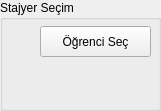
       <widget class="QGroupBox" name="groupBox_36">
        <property name="geometry">
         <rect>
          <x>810</x>
          <y>20</y>
          <width>161</width>
          <height>111</height>
         </rect>
        </property>
        <property name="title">
         <string>Stajyer Seçim </string>
        </property>
        <widget class="QPushButton" name="pushButton_50">
         <property name="geometry">
          <rect>
           <x>40</x>
           <y>26</y>
           <width>111</width>
           <height>31</height>
          </rect>
         </property>
         <property name="text">
          <string>Öğrenci Seç</string>
         </property>
        </widget>
        <widget class="QLabel" name="label_136">
         <property name="geometry">
          <rect>
           <x>20</x>
           <y>30</y>
           <width>21</width>
           <height>20</height>
          </rect>
         </property>
         <property name="text">
          <string/>
         </property>
         <property name="pixmap">
          <pixmap resource="icons.qrc">:/staticfiles/icons/warning.png</pixmap>
         </property>
         <property name="scaledContents">
          <bool>true</bool>
         </property>
        </widget>
        <widget class="QLabel" name="label_138">
         <property name="geometry">
          <rect>
           <x>0</x>
           <y>30</y>
           <width>21</width>
           <height>20</height>
          </rect>
         </property>
         <property name="text">
          <string/>
         </property>
         <property name="pixmap">
          <pixmap resource="icons.qrc">:/staticfiles/icons/checked.png</pixmap>
         </property>
         <property name="scaledContents">
          <bool>true</bool>
         </property>
        </widget>
       </widget>
